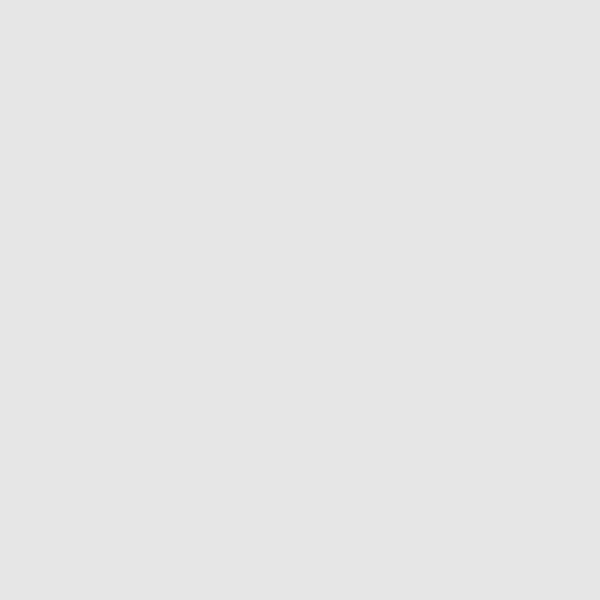
Frame 1 (no input)
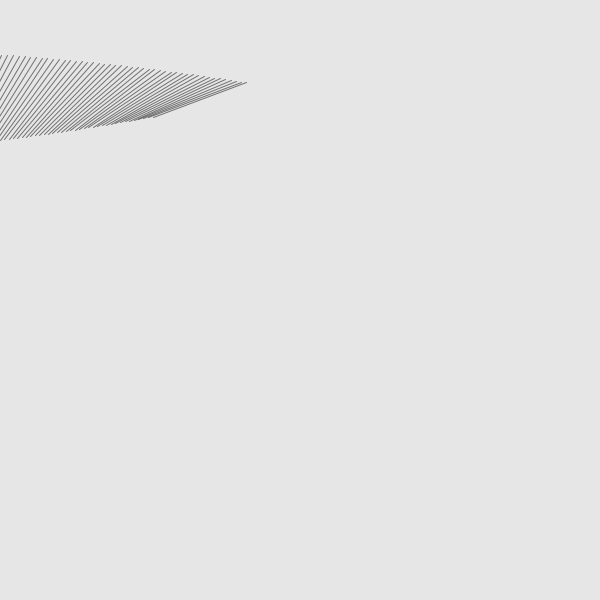
Frame 60 (the mouse pressed at the canvas centre just before this capture)
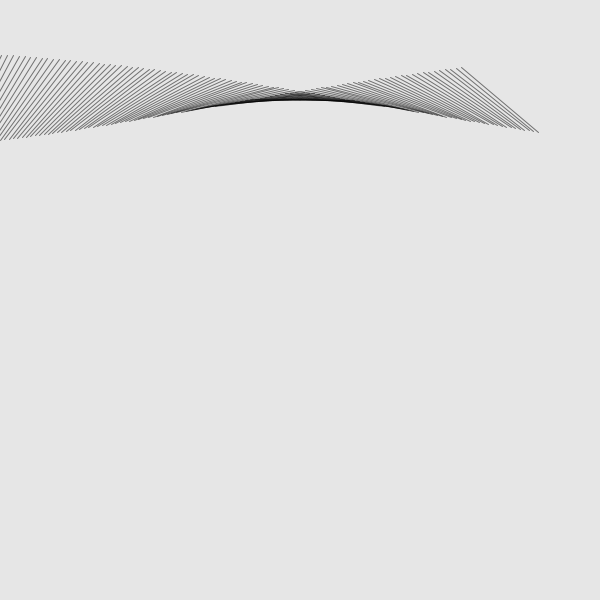
Frame 120 (the mouse held since frame 60 and released just before this capture)

The Processing sketch that drew these frames (run headless with seeded random() and noise(); from frame 60 on, the mouse is pressed at the canvas centre):

// Processing sketch: question14
// ── question14.pde
float x = -100; 
float y = 100;

void setup() {
  size(600, 600);
  background(230);
  rectMode(CENTER);
}

void draw() {
  x = x+5;
  pushMatrix();
  translate(x, y);
  rotate(radians(frameCount + y));
  stroke(0, 130);
  line(-50, 0, 50, 0);
  
  popMatrix();
  
  if(x > width){
    x=0;
    y = y+(height/5);
     //reset your x & y coordinates
  }
}
